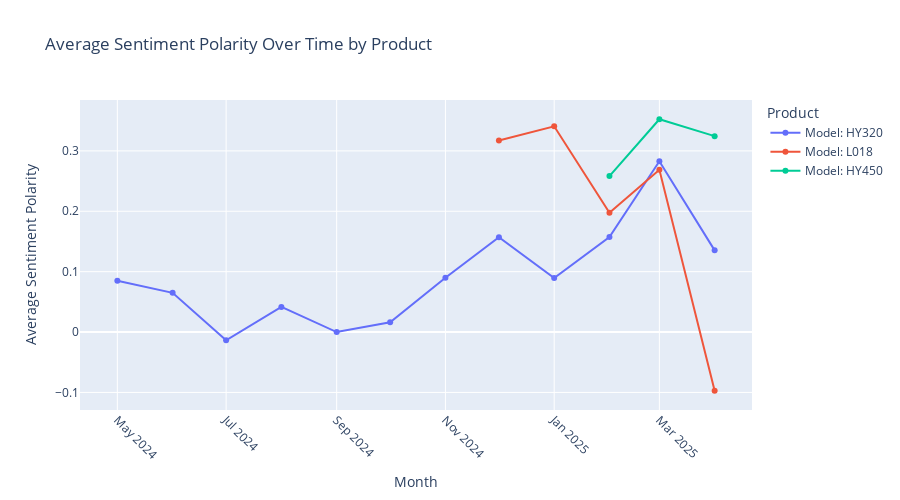

Source (notebook cell):
### Code cell
# Group by month and product, calculate average sentiment polarity
monthly_sentiment = all_reviews.groupby(['month_year', 'product_name'])[['polarity', 'subjectivity']].mean().reset_index()
monthly_sentiment['month_year'] = monthly_sentiment['month_year'].astype(str)

# Plot sentiment polarity over time
fig = px.line(
    monthly_sentiment, 
    x='month_year', 
    y='polarity', 
    color='product_name',
    markers=True,
    title='Average Sentiment Polarity Over Time by Product',
    labels={'month_year': 'Month', 'polarity': 'Average Sentiment Polarity', 'product_name': 'Product'}
)

fig.update_layout(
    xaxis=dict(tickangle=45),
    height=500
)

fig.show()

### Figure 1 — Plotly figure (JSON) as saved in the notebook; plotly's stock layout.template omitted (floating-point values rounded to 4 significant figures)
{"data": [{"hovertemplate": "Product=Model: HY320<br>Month=%{x}<br>Average Sentiment Polarity=%{y}<extra></extra>", "legendgroup": "Model: HY320", "line": {"color": "#636efa", "dash": "solid"}, "marker": {"symbol": "circle"}, "mode": "lines+markers", "name": "Model: HY320", "orientation": "v", "showlegend": true, "type": "scatter", "x": ["2024-05", "2024-06", "2024-07", "2024-08", "2024-09", "2024-10", "2024-11", "2024-12", "2025-01", "2025-02", "2025-03", "2025-04"], "xaxis": "x", "y": [0.08504, 0.06491, -0.01364, 0.04167, 0.0, 0.01628, 0.08994, 0.1572, 0.08946, 0.1574, 0.2828, 0.1353], "yaxis": "y"}, {"hovertemplate": "Product=Model: L018<br>Month=%{x}<br>Average Sentiment Polarity=%{y}<extra></extra>", "legendgroup": "Model: L018", "line": {"color": "#EF553B", "dash": "solid"}, "marker": {"symbol": "circle"}, "mode": "lines+markers", "name": "Model: L018", "orientation": "v", "showlegend": true, "type": "scatter", "x": ["2024-12", "2025-01", "2025-02", "2025-03", "2025-04"], "xaxis": "x", "y": [0.3174, 0.3407, 0.1976, 0.2686, -0.09719], "yaxis": "y"}, {"hovertemplate": "Product=Model: HY450<br>Month=%{x}<br>Average Sentiment Polarity=%{y}<extra></extra>", "legendgroup": "Model: HY450", "line": {"color": "#00cc96", "dash": "solid"}, "marker": {"symbol": "circle"}, "mode": "lines+markers", "name": "Model: HY450", "orientation": "v", "showlegend": true, "type": "scatter", "x": ["2025-02", "2025-03", "2025-04"], "xaxis": "x", "y": [0.2584, 0.3524, 0.3244], "yaxis": "y"}], "layout": {"height": 500, "legend": {"title": {"text": "Product"}, "tracegroupgap": 0}, "title": {"text": "Average Sentiment Polarity Over Time by Product"}, "xaxis": {"anchor": "y", "domain": [0, 1], "tickangle": 45, "title": {"text": "Month"}}, "yaxis": {"anchor": "x", "domain": [0, 1], "title": {"text": "Average Sentiment Polarity"}}}}
